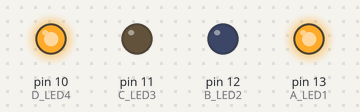
The sketch below on a simulated Arduino Uno, built with avr-gcc and run on an emulated ATmega328P. Parts: output pins drawn as LEDs (lit = HIGH).

Above: at 0.5 s.
At 1.5 s:
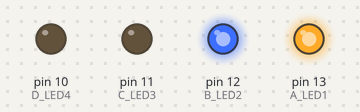
At 2.5 s:
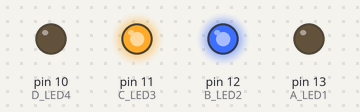
At 3.5 s:
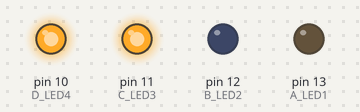
Timing chart, 0 to 5.2 s (numbered marks = the images above):
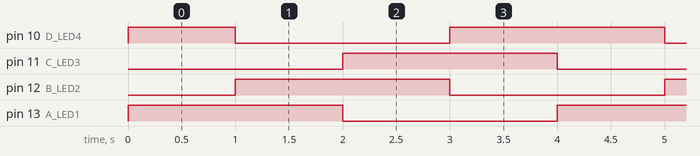

The sketch:

Stepper_LED_pattern__F.ino
```cpp
int A_LED1 = 13;      /// 1001
int B_LED2 = 12;      /// 1100   ///0110  ///0011
int C_LED3 = 11;
int D_LED4 = 10;

void setup() {
  // initialize digital pin LED_BUILTIN as an output.
  pinMode(A_LED1, OUTPUT);
  pinMode(B_LED2, OUTPUT);
  pinMode(C_LED3, OUTPUT);
  pinMode(D_LED4, OUTPUT);
 }

// the loop function runs over and over again forever
void loop() {
  digitalWrite(A_LED1, HIGH);   // turn the LED on (HIGH is the voltage level)
  digitalWrite(B_LED2, LOW);   // turn the LED on (HIGH is the voltage level)
  digitalWrite(C_LED3, LOW);   // turn the LED on (HIGH is the voltage level)
  digitalWrite(D_LED4, HIGH);   // turn the LED on (HIGH is the voltage level)
  delay(1000);                       // wait for a second
  digitalWrite(A_LED1, HIGH);   // turn the LED on (HIGH is the voltage level)
  digitalWrite(B_LED2, HIGH);   // turn the LED on (HIGH is the voltage level)
  digitalWrite(C_LED3, LOW);   // turn the LED on (HIGH is the voltage level)
  digitalWrite(D_LED4, LOW);   // turn the LED on (HIGH is the voltage level)
  delay(1000);                       // wait for a second
  digitalWrite(A_LED1, LOW);   // turn the LED on (HIGH is the voltage level)
  digitalWrite(B_LED2, HIGH);   // turn the LED on (HIGH is the voltage level)
  digitalWrite(C_LED3, HIGH);   // turn the LED on (HIGH is the voltage level)
  digitalWrite(D_LED4, LOW);   // turn the LED on (HIGH is the voltage level)
  delay(1000);                       // wait for a second
  digitalWrite(A_LED1, LOW);   // turn the LED on (HIGH is the voltage level)
  digitalWrite(B_LED2, LOW);   // turn the LED on (HIGH is the voltage level)
  digitalWrite(C_LED3, HIGH);   // turn the LED on (HIGH is the voltage level)
  digitalWrite(D_LED4, HIGH);   // turn the LED on (HIGH is the voltage level)
  delay(1000);                       // wait for a second
 }
```

Measured:
- by itself, pin 10 (D_LED4): repeats every 4.0 s: LOW 2.0 s, HIGH 2.0 s
- by itself, pin 11 (C_LED3), pin 12 (B_LED2), pin 13 (A_LED1): alternates HIGH for 2.0 s and LOW for 2.0 s
- by itself, everything shown: repeats every 4.0 s, in 4 steps
